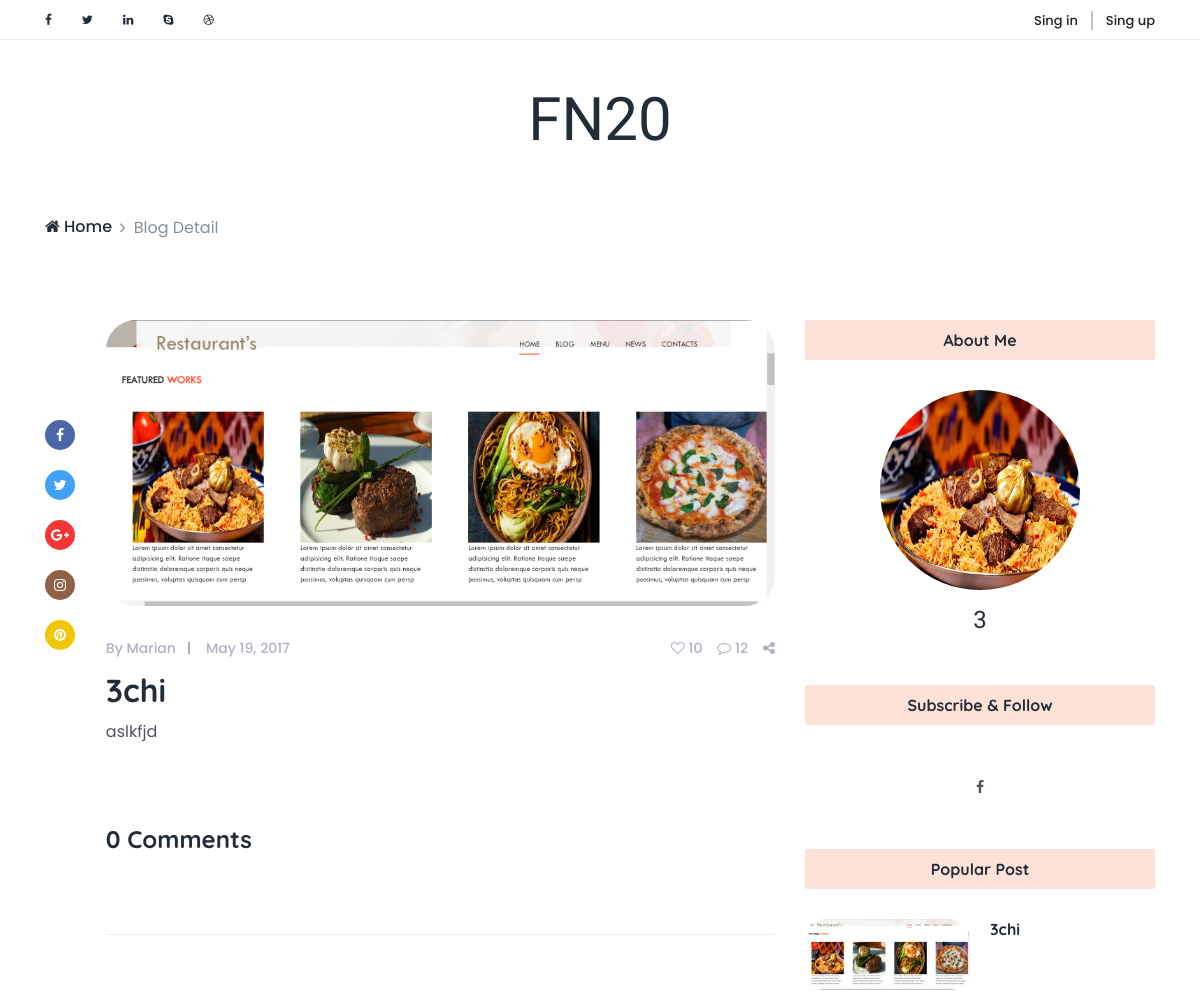
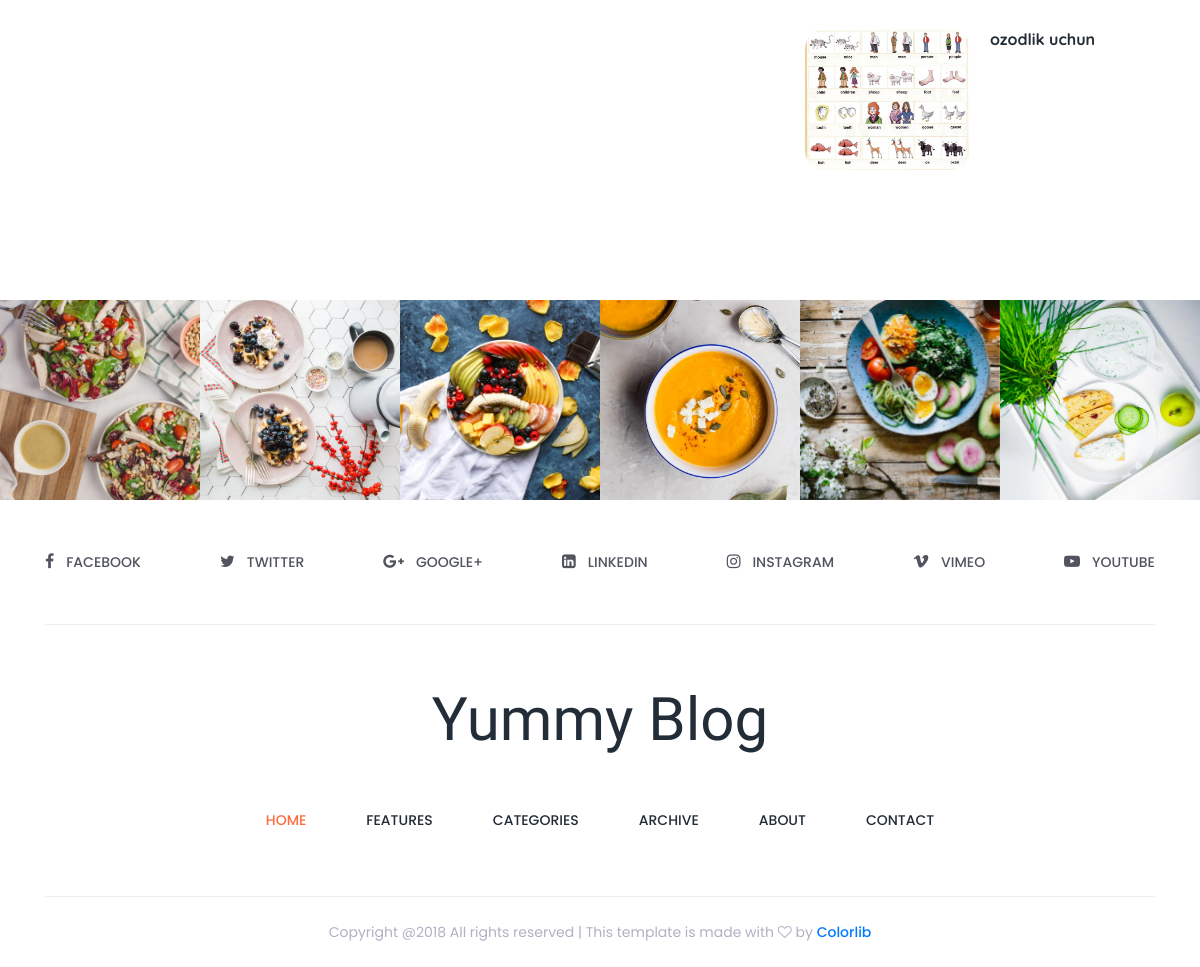
/blog-detail/3/, run on the app's committed database (2 pictures, top to bottom).
### main/models.py (models this page shows, shortened)
class Blog(models.Model):
    author = models.ForeignKey(User, on_delete=models.CASCADE)
    title = models.CharField(max_length=255)
    body = models.TextField()
    create_at = models.DateTimeField(auto_now_add=True)
    @property
    def last_img(self):
        return BlogImg.objects.filter(blog__id = self.id).last().img

class BlogImg(models.Model):
    img = models.ImageField(upload_to='blog-img/')
    blog = models.ForeignKey(Blog, on_delete=models.CASCADE)

class User(AbstractUser):
    img = models.ImageField(upload_to='img', blank=True, null=True)
    bio = models.TextField(max_length=500, blank=True, null=True)
    location = models.CharField(max_length=50, blank=True, null=True)
    birth_date = models.DateField(blank=True, null=True)
    gender = models.CharField(max_length=50, blank=True, null=True)
    country = models.CharField(max_length=50, blank=True, null=True)
    phone = models.CharField(max_length=50, blank=True, null=True)

class Contacts(models.Model):
    user = models.ForeignKey(User, on_delete=models.CASCADE)
    icon = models.CharField(max_length=255)
    link = models.TextField()

### main/views.py (the view)
# urls.py: path('blog-detail/<int:id>/', views.blog_detail, name='blog_detail'),
def blog_detail(request, id):
    blog = models.Blog.objects.get(id=id)
    popular = models.Blog.objects.filter(author= blog.author)
    comments = models.Comment.objects.filter(blog=blog)
    contact = models.Contacts.objects.filter(user=blog.author)
    context = {
        'blog':blog,
        'comment_count':comments.count(),
        'comments':comments,
        'contact': contact,
        'popular':popular
    }
    return render(request, 'blog-detail.html', context)

### templates/blog-detail.html (shortened to what this page needs)
<!DOCTYPE html>
<html lang="en">
{% load static %}
<head>
    <link href="{% static 'style.css' %}" rel="stylesheet">
    <link href="{% static 'css/responsive/responsive.css' %}" rel="stylesheet">
</head>
<body>
    <div class="top_header_area">
        <div class="container">
            <div class="row">
                <div class="col-5 col-sm-6">
                    <div class="top_social_bar">
                        <a href="#"><i class="fa fa-facebook" aria-hidden="true"></i></a>
                        <a href="#"><i class="fa fa-twitter" aria-hidden="true"></i></a>
                        <a href="#"><i class="fa fa-linkedin" aria-hidden="true"></i></a>
                        <a href="#"><i class="fa fa-skype" aria-hidden="true"></i></a>
                        <a href="#"><i class="fa fa-dribbble" aria-hidden="true"></i></a>
                    </div>
                </div>
                <div class="col-7 col-sm-6">
                    <div class="signup-search-area d-flex align-items-center justify-content-end">
                        {% if user.is_authenticated %}
                        <div class="login_register_area d-flex">
                            <div class="login">
                                <p>Salom {{user.username}}, <a href="{% url 'log_out' %}">chiqish</a></p>
                            </div>
                        </div>
                        {% else %}
                        <div class="login_register_area d-flex">
                            <div class="login">
                                <a href="{% url 'login_user' %}">Sing in</a>
                            </div>
                            <div class="register">
                                <a href="{% url 'register_user' %}">Sing up</a>
                            </div>
                        </div>
                        {% endif %}
                    </div>
                </div>
            </div>
        </div>
    </div>
    <header class="header_area">
        <div class="container">
            <div class="row">
                <div class="col-12">
                    <div class="logo_area text-center">
                        <a href="index.html" class="yummy-logo">FN20</a>
                    </div>
                </div>
            </div>
        </div>
    </header>
    <div class="breadcumb-nav">
        <div class="container">
            <div class="row">
                <div class="col-12">
                    <nav aria-label="breadcrumb">
                        <ol class="breadcrumb">
                            <li class="breadcrumb-item"><a href="{% url 'index' %}"><i class="fa fa-home" aria-hidden="true"></i> Home</a></li>
                            <li class="breadcrumb-item active" aria-current="page">Blog Detail</li>
                        </ol>
                    </nav>
                </div>
            </div>
        </div>
    </div>
    <section class="single_blog_area section_padding_80">
        <div class="container">
            <div class="row justify-content-center">
                <div class="col-12 col-lg-8">
                    <div class="row no-gutters">
                        <div class="col-2 col-sm-1">
                            <div class="single-post-share-info mt-100">
                                <a href="#" class="facebook"><i class="fa fa-facebook" aria-hidden="true"></i></a>
                                <a href="#" class="twitter"><i class="fa fa-twitter" aria-hidden="true"></i></a>
                                <a href="#" class="googleplus"><i class="fa fa-google-plus" aria-hidden="true"></i></a>
                                <a href="#" class="instagram"><i class="fa fa-instagram" aria-hidden="true"></i></a>
                                <a href="#" class="pinterest"><i class="fa fa-pinterest" aria-hidden="true"></i></a>
                            </div>
                        </div>
                        <div class="col-10 col-sm-11">
                            <div class="single-post">
                                <div class="post-thumb">
                                    <img src="{{blog.last_img.url}}" alt="">
                                </div>
                                <div class="post-content">
                                    <div class="post-meta d-flex">
                                        <div class="post-author-date-area d-flex">
                                            <div class="post-author">
                                                <a href="#">By Marian</a>
                                            </div>
                                            <div class="post-date">
                                                <a href="#">May 19, 2017</a>
                                            </div>
                                        </div>
                                        <div class="post-comment-share-area d-flex">
                                            <div class="post-favourite">
                                                <a href="#"><i class="fa fa-heart-o" aria-hidden="true"></i> 10</a>
                                            </div>
                                            <div class="post-comments">
                                                <a href="#"><i class="fa fa-comment-o" aria-hidden="true"></i> 12</a>
                                            </div>
                                            <div class="post-share">
                                                <a href="#"><i class="fa fa-share-alt" aria-hidden="true"></i></a>
                                            </div>
                                        </div>
                                    </div>
                                    <a href="#">
                                        <h2 class="post-headline">{{blog.title}}</h2>
                                    </a>
                                    <p>{{blog.body}}</p>
                                </div>
                            </div>
                            <div class="comment_area section_padding_50 clearfix">
                                <h4 class="mb-30">{{comment_count}} Comments</h4>
                            </div>
                        </div>
                    </div>
                </div>
                <div class="col-12 col-sm-8 col-md-6 col-lg-4">
                    <div class="blog-sidebar mt-5 mt-lg-0">
                        <div class="single-widget-area about-me-widget text-center">
                            <div class="widget-title">
                                <h6>About Me</h6>
                            </div>
                            <div class="about-me-widget-thumb">
                                <img src="{{blog.author.img.url}}" alt="">
                            </div>
                            <h4 class="font-shadow-into-light">{{blog.author.username}}</h4>
                        </div>
                        <div class="single-widget-area subscribe_widget text-center">
                            <div class="widget-title">
                                <h6>Subscribe &amp; Follow</h6>
                            </div>
                            <div class="subscribe-link">
                                {% for app in contact %}
                                <a href="{{app.link}}"><i class="fa fa-{{app.icon}}" aria-hidden="true"></i></a>
                                {% endfor %}
                            </div>
                        </div>
                        <div class="single-widget-area popular-post-widget">
                            <div class="widget-title text-center">
                                <h6>Popular Post</h6>
                            </div>
                             {% for content in popular %}
                            <div class="single-populer-post d-flex">
                                <img src="{{ content.last_img.url }}" alt="">
                                <div class="post-content">
                                    <a href="{% url 'blog_detail' content.id %}">
                                        <h6>{{ content.title }}</h6>
                                    </a>
                                </div>
                            </div>
                            {% endfor %}
                        </div>
                    </div>
                </div>
            </div>
        </div>
    </section>
    <div class="instargram_area owl-carousel section_padding_100_0 clearfix" id="portfolio">
        <div class="instagram_gallery_item">
            <img src="img/instagram-img/1.jpg" alt="">
        </div>
        <div class="instagram_gallery_item">
            <img src="img/instagram-img/2.jpg" alt="">
        </div>
        <div class="instagram_gallery_item">
            <img src="img/instagram-img/3.jpg" alt="">
        </div>
        <div class="instagram_gallery_item">
            <img src="img/instagram-img/4.jpg" alt="">
        </div>
        <div class="instagram_gallery_item">
            <img src="img/instagram-img/5.jpg" alt="">
        </div>
        <div class="instagram_gallery_item">
            <img src="img/instagram-img/6.jpg" alt="">
        </div>
    </div>
    <div class="social_icon_area clearfix">
        <div class="container">
            <div class="row">
                <div class="col-12">
                    <div class="footer-social-area d-flex">
                        <div class="single-icon">
                            <a href="#"><i class="fa fa-facebook" aria-hidden="true"></i><span>facebook</span></a>
                        </div>
                        <div class="single-icon">
                            <a href="#"><i class="fa fa-twitter" aria-hidden="true"></i><span>Twitter</span></a>
                        </div>
                        <div class="single-icon">
                            <a href="#"><i class="fa fa-google-plus" aria-hidden="true"></i><span>GOOGLE+</span></a>
                        </div>
                        <div class="single-icon">
                            <a href="#"><i class="fa fa-linkedin-square" aria-hidden="true"></i><span>linkedin</span></a>
                        </div>
                        <div class="single-icon">
                            <a href="#"><i class="fa fa-instagram" aria-hidden="true"></i><span>Instagram</span></a>
                        </div>
                        <div class="single-icon">
                            <a href="#"><i class="fa fa-vimeo" aria-hidden="true"></i><span>VIMEO</span></a>
                        </div>
                        <div class="single-icon">
                            <a href="#"><i class="fa fa-youtube-play" aria-hidden="true"></i><span>YOUTUBE</span></a>
                        </div>
                    </div>
                </div>
            </div>
        </div>
    </div>
    <footer class="footer_area">
        <div class="container">
            <div class="row">
                <div class="col-12">
                    <div class="footer-content">
                        <div class="footer-logo-area text-center">
                            <a href="index.html" class="yummy-logo">Yummy Blog</a>
                        </div>
                        <nav class="navbar navbar-expand-lg">
                            <div class="collapse navbar-collapse justify-content-center" id="yummyfood-footer-nav">
                                <ul class="navbar-nav">
                                    <li class="nav-item active">
                                        <a class="nav-link" href="#">Home <span class="sr-only">(current)</span></a>
                                    </li>
                                    <li class="nav-item">
                                        <a class="nav-link" href="#">Features</a>
                                    </li>
                                    <li class="nav-item">
                                        <a class="nav-link" href="#">Categories</a>
                                    </li>
                                    <li class="nav-item">
                                        <a class="nav-link" href="#">Archive</a>
                                    </li>
                                    <li class="nav-item">
                                        <a class="nav-link" href="#">About</a>
                                    </li>
                                    <li class="nav-item">
                                        <a class="nav-link" href="#">Contact</a>
                                    </li>
                                </ul>
                            </div>
                        </nav>
                    </div>
                </div>
            </div>
        </div>
        <div class="container">
            <div class="row">
                <div class="col-12">
                    <div class="copy_right_text text-center">
                        <p>Copyright @2018 All rights reserved | This template is made with <i class="fa fa-heart-o" aria-hidden="true"></i> by <a href="https://colorlib.com" target="_blank">Colorlib</a></p>
                    </div>
                </div>
            </div>
        </div>
    </footer>
</body>

### data on the page
Blog: last_img (picture), title "3chi", body "aslkfjd", author.img (picture), author.username "3"
Blog: last_img (picture), title "ozodlik uchun"

### other printed values
{{ comment_count }} "0"
